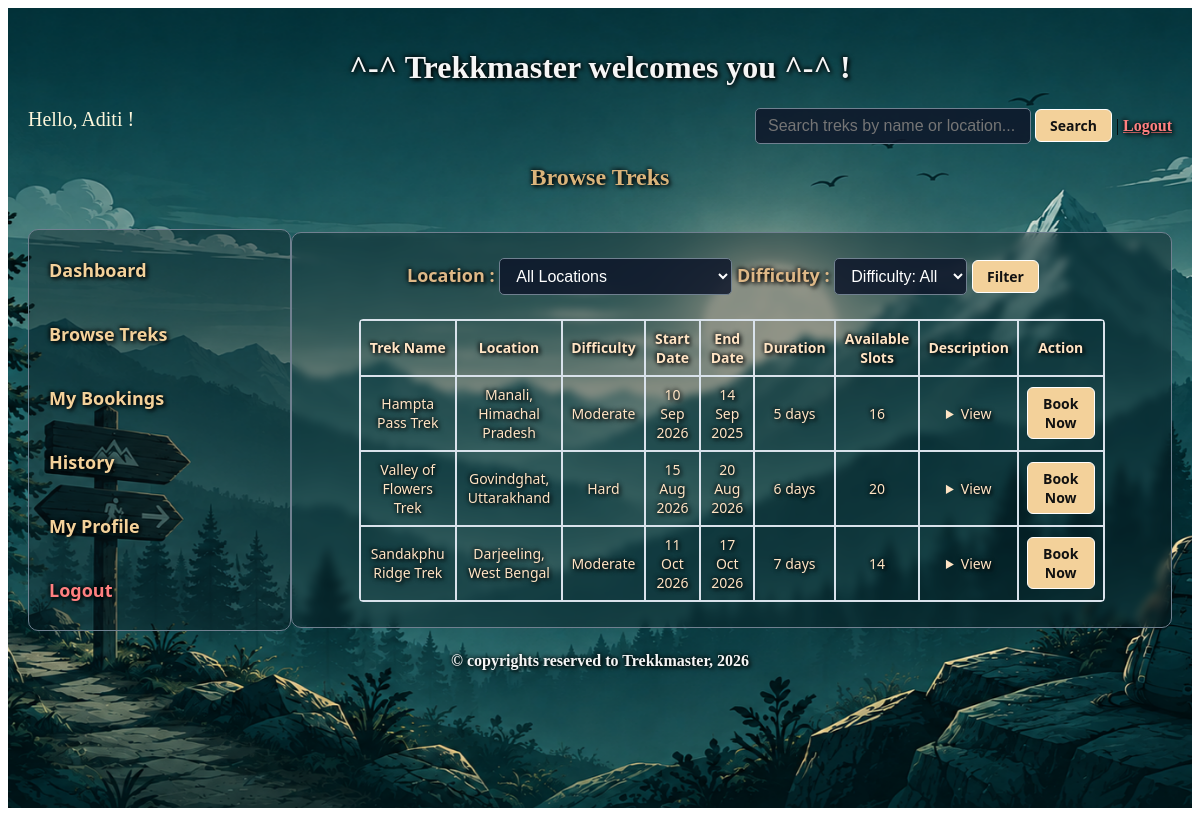
/browse_treks (signed in), run on an earlier commit of the app's database.
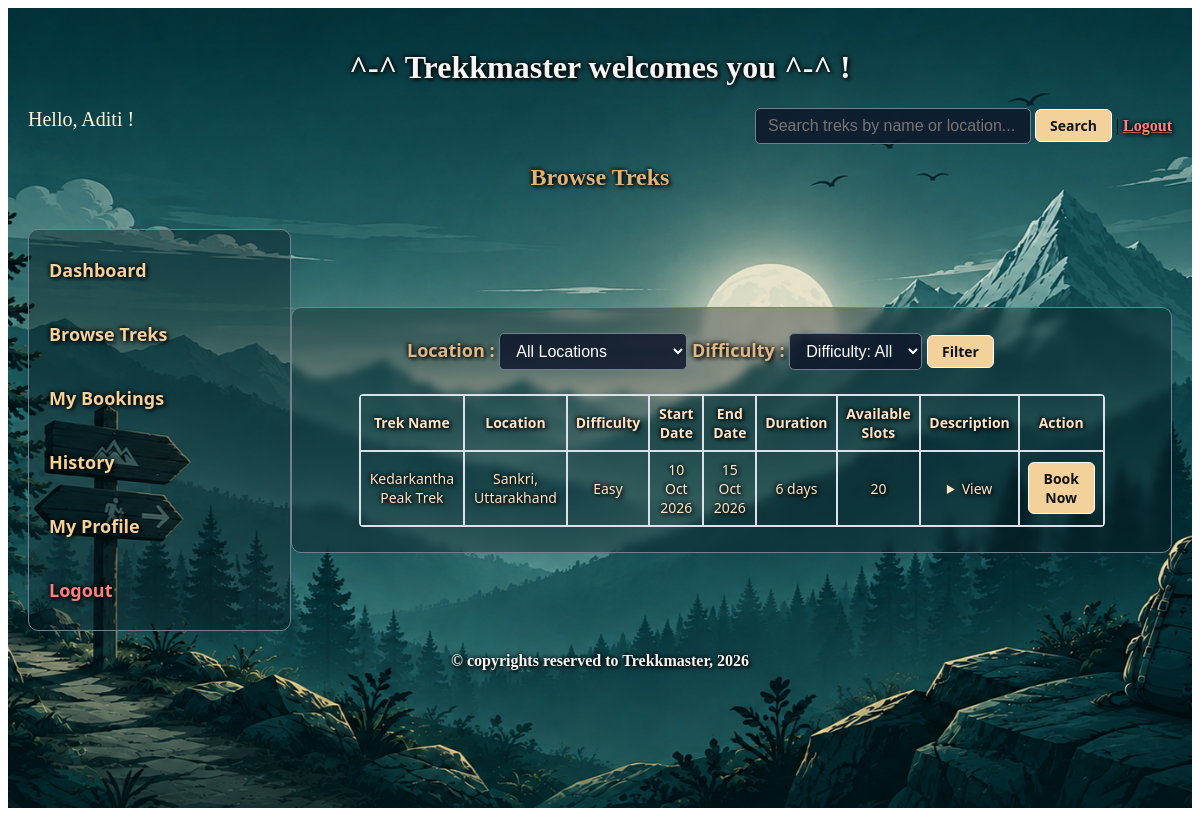
And on a later commit of the database.
### models.py (models this page shows)
class Trek(db.Model):
    __tablename__='trek'
    trek_id = db.Column(db.Integer, primary_key=True, autoincrement=True)
    trek_name = db.Column(db.String, unique = True, nullable = False)
    location = db.Column(db.String, nullable = False)
    difficulty = db.Column(db.Integer, nullable=False, default=0)  #0-easy, 1-moderate, 2- hard
    staff_assigned = db.Column(db.Integer, db.ForeignKey('staff.staff_id'), nullable = False)
    status = db.Column(db.Integer, nullable=False, default=0)  #0-open, 1-closed, 2- completed
    duration = db.Column(db.Integer, nullable = False)
    description = db.Column(db.String, nullable = False)
    av_slots = db.Column(db.Integer, nullable = False)
    st_date = db.Column(db.Date, nullable = False)
    en_date = db.Column(db.Date, nullable = False)
    bookings = db.relationship("Bookings", cascade="all, delete", backref="trek")

### controller.py (the view, shortened to what this page needs)
@app.route('/browse_treks')
@login_required
def browse_treks():
    user_id = session.get('user_id')
    if not user_id:
        return redirect(url_for('user_signin'))
    trekker = Trekker.query.filter_by(user_id=user_id).first()
    if not trekker:
        return redirect(url_for('user_signin'))
    selected_loc = request.args.get('locn', 'All')
    selected_diff = request.args.get('diff', 'All')
    booked_trek_ids = [
        b.trek_id for b in Bookings.query.filter_by(trekker_id=trekker.trekker_id).filter(Bookings.status != 1).all()
    ]
    query = Trek.query.filter(Trek.status == 1)
    if booked_trek_ids:
        query = query.filter(~Trek.trek_id.in_(booked_trek_ids))
    all_open = query.all()
    locations = sorted(list({t.location for t in all_open if t.location}))
    if selected_loc and 'All' not in selected_loc:
        query = query.filter(Trek.location == selected_loc)
    available_treks = query.all()
    return render_template(
        "user_browse_treks.html",
        user_name=trekker.full_name,
        available_treks=available_treks,
        locations=locations,
        selected_loc=selected_loc,
        selected_diff=selected_diff,
        booked_trek_ids=booked_trek_ids
    )

### app.py (called while the page is built)
@login_manager.user_loader
def load_user(user_id):
    return User_Details.query.get(int(user_id))

### templates/user_browse_treks.html (shortened to what the changed rows need)
<!DOCTYPE html>
<html lang="en">
<head>
    <link rel="stylesheet" href="/static/main.css">
</head>
<body>
    <div class="container">
        <div class="center">
            <h1>^-^ Trekkmaster welcomes you ^-^ !</h1>
        </div>
        <h2 class="heading">Browse Treks</h2>
        <br>
        <div style="display: flex;">
            <div class="dash_style">
                <br>
                <table class="table" name="Available Treks" style="width: 90%;">
                    <tr>
                        <th>Trek Name</th>
                        <th>Location</th>
                        <th>Difficulty</th>
                        <th>Start Date</th>
                        <th>End Date</th>
                        <th>Duration</th>
                        <th>Available Slots</th>
                        <th>Description</th>
                        <th>Action</th>
                    </tr>
                    {% if available_treks %}
                        {% for trek in available_treks %}
                            {% if trek.trek_id not in booked_trek_ids %}
                            <tr>
                                <td>{{ trek.trek_name }}</td>
                                <td>{{ trek.location }}</td>
                                <td>
                                    {% if trek.difficulty == 0 %}Easy
                                    {% elif trek.difficulty == 1 %}Moderate
                                    {% elif trek.difficulty == 2 %}Hard
                                    {% endif %}
                                </td>
                                <td>{{ trek.st_date.strftime('%d %b %Y') if trek.st_date else 'N/A' }}</td>
                                <td>{{ trek.en_date.strftime('%d %b %Y') if trek.en_date else 'N/A' }}</td>
                                <td>{{ trek.duration }} days</td>
                                <td>{{ trek.av_slots }}</td>
                                <td>
                                    <details>
                                        <summary>View</summary>
                                    </details>
                                </td>
                                <td>
                                    <form action="{{ url_for('book_trek', trek_id=trek.trek_id) }}" method="POST">
                                        <button type="submit">Book Now</button>
                                    </form>
                                </td>
                            </tr>
                            {% endif %}
                        {% endfor %}
                    {% else %}
                    <tr>
                        <td colspan="9">No available treks found.</td>
                    </tr>
                    {% endif %}
                </table>
            </div>
        </div>
    </div>
</body>
</html>

What changed in the data, as far as the page shows it:
no longer on this page (row edited): Trek: trek_name "Hampta Pass Trek", location "Manali, Himachal Pradesh", difficulty "Moderate", st_date "10 Sep 2026", en_date "14 Sep 2025", duration "5", av_slots "16"
no longer on this page (row edited): Trek: trek_name "Valley of Flowers Trek", location "Govindghat, Uttarakhand", difficulty "Hard", st_date "15 Aug 2026", en_date "20 Aug 2026", duration "6", av_slots "20"
no longer on this page (row edited): Trek: trek_name "Sandakphu Ridge Trek", location "Darjeeling, West Bengal", difficulty "Moderate", st_date "11 Oct 2026", en_date "17 Oct 2026", duration "7", av_slots "14"
added Trek: trek_name "Kedarkantha Peak Trek", location "Sankri, Uttarakhand", difficulty "Easy", st_date "10 Oct 2026", en_date "15 Oct 2026", duration "6", av_slots "20"
